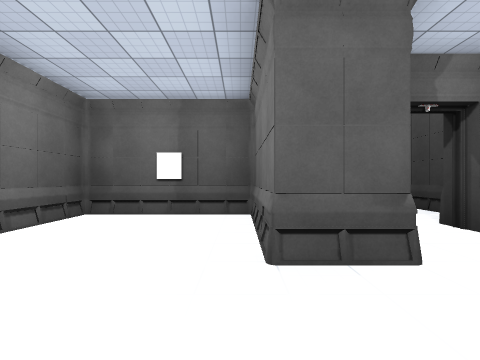
[1] (above)

16 first-person views from a walk through a 3-D level made in the Unity game engine. The camera is 1.2 m above the floor, looks level and sees 90° across. The floor is counted in squares, 2 m on a side. Each view is taken from the middle of a square. On the plan, view 1 faces up. The plan holds only what a view shows up to about 9 squares ahead; the rest is blank. The player character is not drawn. Door leaves are left out, so doorways stand open. Some surface patterns are stand-ins.

[2]
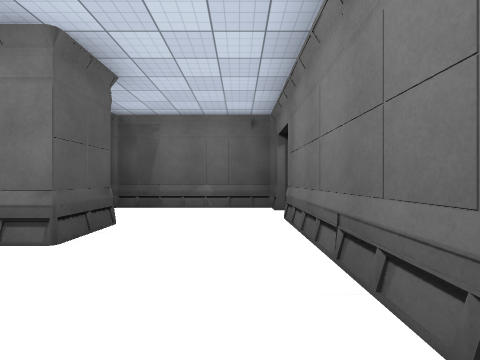

[3]
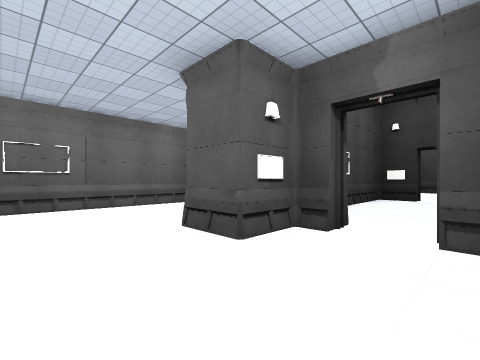

[4]
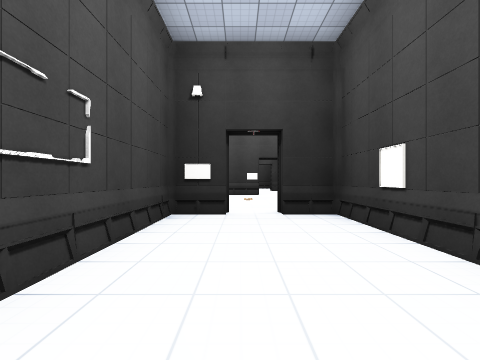

[5]
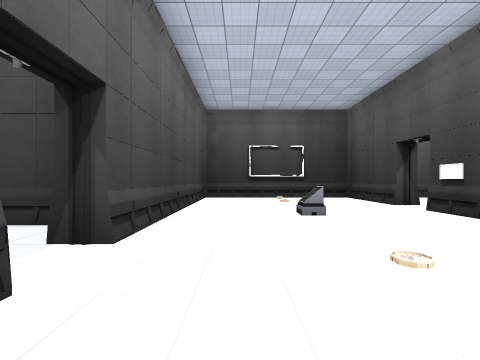

[6]
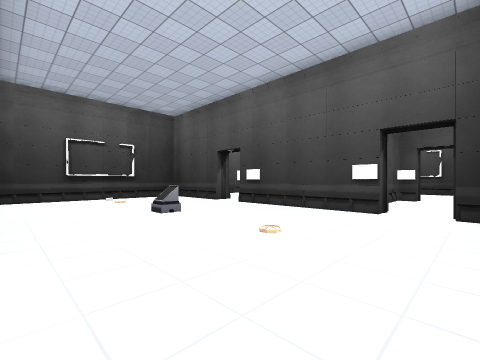

[7]
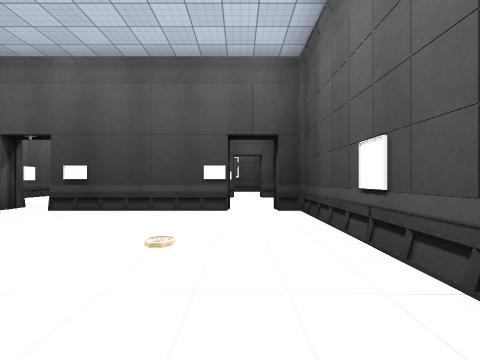

[8]
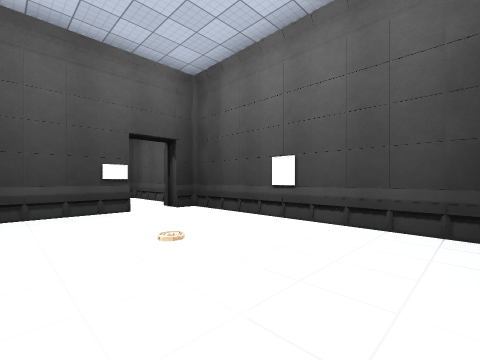

[9]
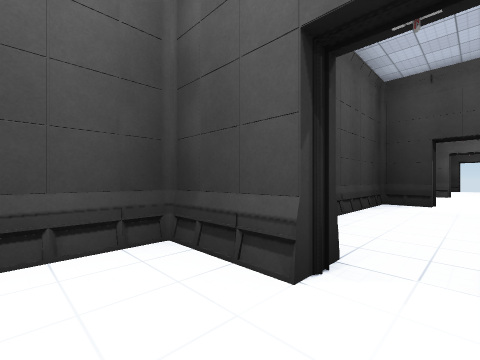

[10]
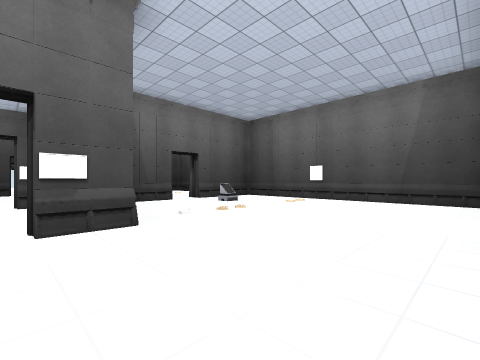

[11]
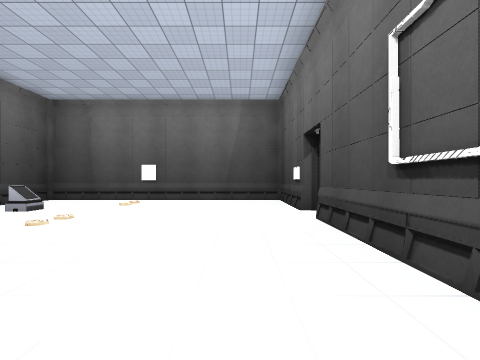

[12]
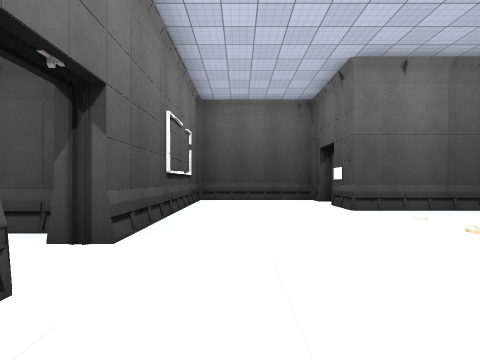

[13]
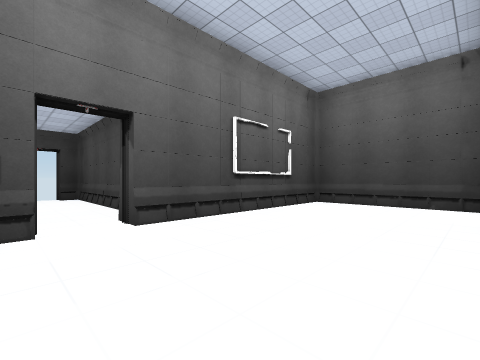

[14]
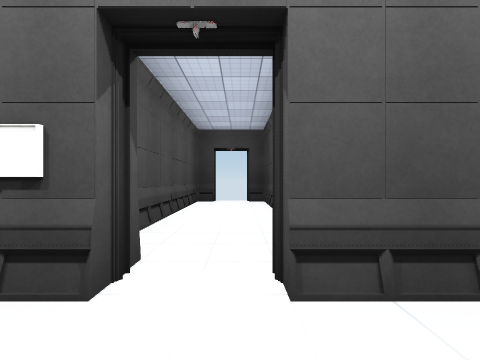

[15]
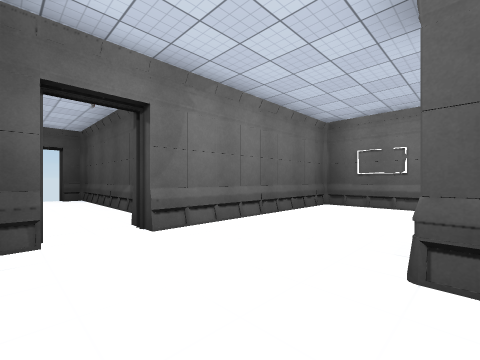

[16]
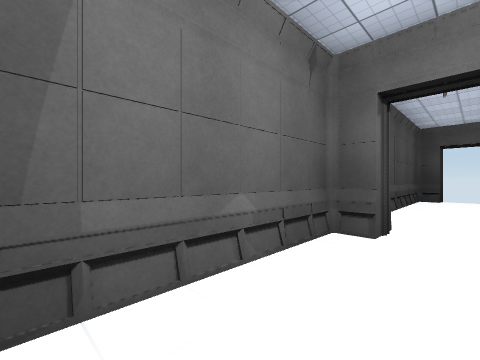

### Floor plan
Ten units are one square. View 1 is at (0, 0); x grows to the right and y downward. Boxes are objects, and circles mark ways between rooms. Rooms are numbered by the first view taken in them; rooms with no view inside come last. Other rooms are left out.
<svg viewBox="-47 -275 94 290">
<path fill="none" stroke="#000" d="M18 -27 12 -27 12 -17 2 -17 2 -42 -27 -42 -27 7 18 7M27 7 32 7 32 -27 27 -27M18 -82 8 -82 8 -51M27 -32 38 -32 38 -82 27 -82M-17 -138 -42 -138 -42 -88 18 -88 18 -82M27 -82 27 -88 42 -88 42 -138 38 -138M27 -138 -7 -138M17 -153 17 -178 27 -178 27 -172M-9 -143 5 -143M38 -172 38 -179M42 -177 42 -212 -8 -212M-17 -219 -17 -212 -42 -212 -42 -143 -17 -143M-2 -221 -2 -267 -8 -267M-16 -267 -22 -267 -22 -228M-8 -212 -8 -219M27 -172 23 -172 23 -162M42 -151 42 -172 38 -172"/>
<circle cx="25" cy="-30" r="3" fill="#2a7"/>
<circle cx="20" cy="-85" r="3" fill="#2a7"/>
<circle cx="-10" cy="-140" r="3" fill="#2a7"/>
<circle cx="30" cy="-140" r="3" fill="#2a7"/>
<circle cx="-10" cy="-215" r="3" fill="#2a7"/>
<circle cx="30" cy="-175" r="3" fill="#2a7"/>
<text x="0" y="-10">1</text>
<text x="20" y="-60">2</text>
<text x="0" y="-110">3</text>
<text x="0" y="-180">4</text>
<text x="-20" y="-240">5</text>
<text x="30" y="-160">6</text>
</svg>
Room 1 opens to room 2. Room 2 opens to room 3. Room 3 opens to room 4. Room 3 opens to room 6. Room 4 opens to room 5. Room 4 opens to room 6.

Where each view was taken, in squares from view 1:
view 1: 0 up, 0 right, facing up
view 2: 0 up, 2 left, facing right
view 3: 0 up, 3 right, facing up-left
view 4: 4 up, 2 right, facing up
view 5: 10 up, 4 right, facing left
view 6: 9 up, 4 right, facing up-left
view 7: 9 up, 3 right, facing up
view 8: 9 up, 1 right, facing up-right
view 9: 10 up, 2 right, facing down-right
view 10: 21 up, 3 right, facing down-left
view 11: 20 up, 3 right, facing left
view 12: 20 up, 3 left, facing right
view 13: 18 up, 2 left, facing up-right
view 14: 20 up, 1 left, facing up
view 15: 2 up, 3 right, facing down-left
view 16: 2 up, 2 right, facing down-right
